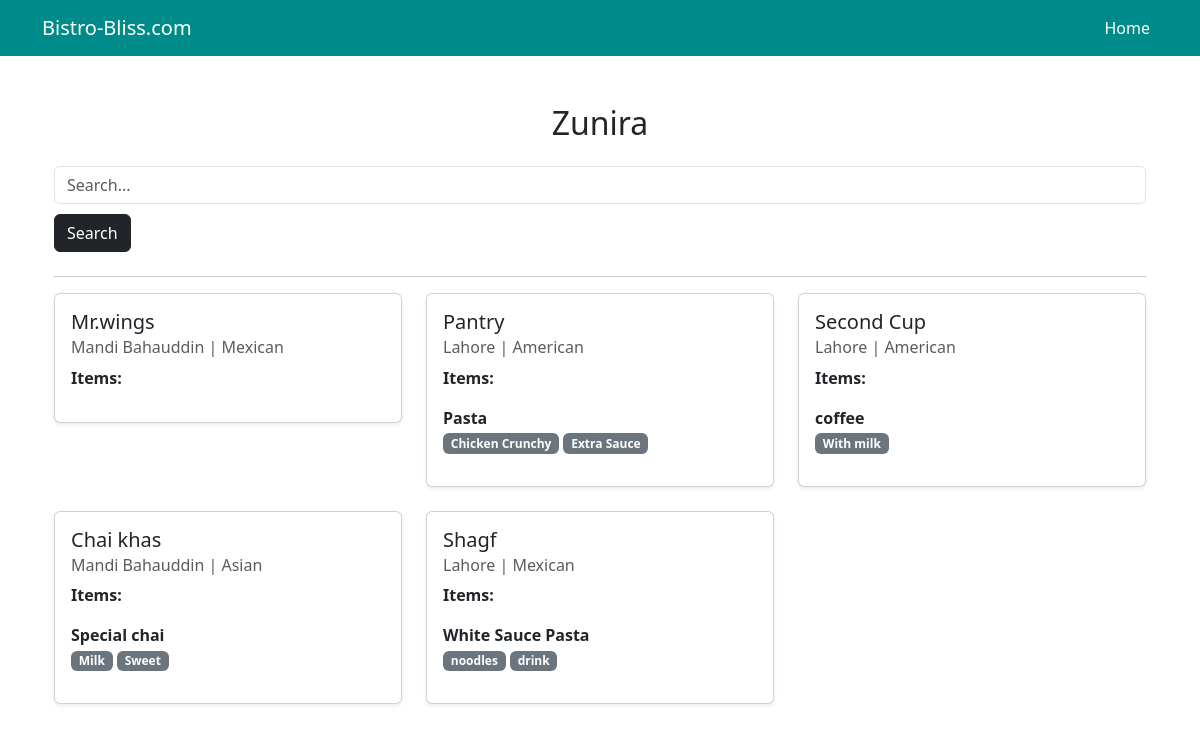
The page /u/Zunira/ on the database its author committed.
### restaurants/models.py (models this page shows, shortened)
class RestaurantLocation(models.Model):
    owner = models.ForeignKey(USER,on_delete=models.CASCADE)
    name = models.CharField(max_length=120)
    location = models.CharField(max_length=120 , null = True , blank = True)
    category = models.CharField(max_length=120 , null = True , blank = False, validators=[validate_category])
    timestamp = models.DateTimeField(auto_now_add = True)
    updatd =  models.DateTimeField(auto_now = True)
    slug = models.SlugField(null = True , blank = True)
    objects = RestaurantLocationManager()
    @property
    def title(self):
        return self.name

### menus/models.py (models this page shows, shortened)
class Item(models.Model):
    user = models.ForeignKey(settings.AUTH_USER_MODEL, on_delete=models.CASCADE)
    restaurant = models.ForeignKey(RestaurantLocation, on_delete=models.CASCADE)
    name = models.CharField(max_length=120)
    content = models.TextField(help_text='Separate each item by comma')
    excludes = models.TextField(blank=True, null=True, help_text='Separate each item by comma')
    public = models.BooleanField(default=True)
    timestamp = models.DateTimeField(auto_now_add=True)
    updated = models.DateTimeField(auto_now=True)
    class Meta:
        ordering = ['-updated', '-timestamp']
    def get_contents(self):
    	return self.content.split(",")

### profiles/views.py (the view)
# urls.py: path('<str:username>/', ProfileDetailView.as_view() , name='detail'),
class ProfileDetailView(DetailView):
    template_name = 'profiles/user_detail.html'
    def get_object(self):
        username = self.kwargs.get("username")
        if username is None:
            raise Http404
        return get_object_or_404(User, username__iexact=username, is_active=True)
    def get_context_data(self, *args, **kwargs):
        context = super(ProfileDetailView, self).get_context_data(*args, **kwargs)
        user = context['user']
        query = self.request.GET.get('q')
        item_exist = Item.objects.filter(user=user).exists()
        qs = RestaurantLocation.objects.filter(owner=user).search(query)
        if item_exist and qs.exists():
            context['location'] = qs
        return context

### restaurants/models.py (called while the page is built)
    def search(self,query):
        if query:
            return self.filter(Q(name__icontains = query)|
                           Q(location__icontains = query)|
                           Q(category__icontains = query)|
                           Q(item__name__icontains = query)|
                           Q(item__content__icontains = query)).distinct()
        else:
            return self

    def get_queryset(self):
        return RestaurantLocationQuerySet(self.model,using=self._db)

### profiles/templates/profiles/user_detail.html (shortened to what this page needs)
{% extends "base.html" %}
{% block content %}
<div class="container mt-5">
    <h2 class="text-center mb-4">{{ user.username }}</h2>
    <form class="form-inline mb-4" method="GET" action=".">
        <input type="text" class="form-control mr-2" placeholder="Search..." name="q" value="{{ request.GET.q }}">
        <button class="btn btn-dark" type="submit" style="margin-top: 10px;">Search</button>
    </form>
    <hr/>
    {% if location %}
        <div class="row">
            {% for rest in location %}
                <div class="col-md-4 mb-4">
                    <div class="card shadow-sm">
                        <div class="card-body">
                            <h5 class="card-title">{{ rest.title }}</h5>
                            <h6 class="card-subtitle mb-2 text-muted">{{ rest.location }} | {{ rest.category }}</h6>
                            <p class="card-text">
                                <b>Items:</b>
                                <ul class="list-unstyled">
                                    {% for item in rest.item_set.all %}
                                        <li class="mb-2">
                                            <strong>{{ item.name }}</strong><br/>
                                            {% for ing in item.get_contents %}
                                                <span class="badge bg-secondary">{{ ing }}</span>
                                            {% endfor %}
                                        </li>
                                    {% endfor %}
                                </ul>
                            </p>
                        </div>
                    </div>
                </div>
            {% endfor %}
        </div>
    {% else %}
        <p class="lead text-center">No items found</p>
    {% endif %}
</div>
{% endblock content %}

### templates/base.html (shortened to what this page needs)
<!DOCTYPE html>
<html lang="en">
    <head>
        {% include 'snippets/css.html' %}
    </head>
    <body>
        {% include 'snippets/nav.html' %}
        <div class="container">
            {% block content %}
            {% endblock content %}
        </div>
    </body>
</html>

### templates/snippets/css.html (shortened to what this page needs)
<link href="https://cdn.jsdelivr.net/npm/bootstrap@5.3.3/dist/css/bootstrap.min.css" rel="stylesheet">

### templates/snippets/nav.html (shortened to what this page needs)
<nav class="navbar navbar-expand-lg navbar-dark" style="background-color: darkcyan;">
    <div class="container">
        <a class="navbar-brand text-white" href="{% url 'home' %}">Bistro-Bliss.com</a>
        <div class="collapse navbar-collapse" id="navbarNav">
            <ul class="navbar-nav ms-auto">
                <li class="nav-item">
                    <a class="nav-link text-white" href="{% url 'home' %}">Home</a>
                </li>
            </ul>
        </div>
    </div>
</nav>

### rows shown on the page
RestaurantLocation: title "Mr.wings", location "Mandi Bahauddin", category "Mexican"
RestaurantLocation: title "Pantry", location "Lahore", category "American"
Item: name "Pasta", get_contents "Chicken Crunchy" "Extra Sauce"
RestaurantLocation: title "Second Cup", location "Lahore", category "American"
Item: name "coffee", get_contents "With milk"
RestaurantLocation: title "Chai khas", location "Mandi Bahauddin", category "Asian"
Item: name "Special chai", get_contents "Milk" "Sweet"
RestaurantLocation: title "Shagf", location "Lahore", category "Mexican"
Item: name "White Sauce Pasta", get_contents "noodles" "drink"

### other values the page prints
{{ user.username }} "Zunira"
